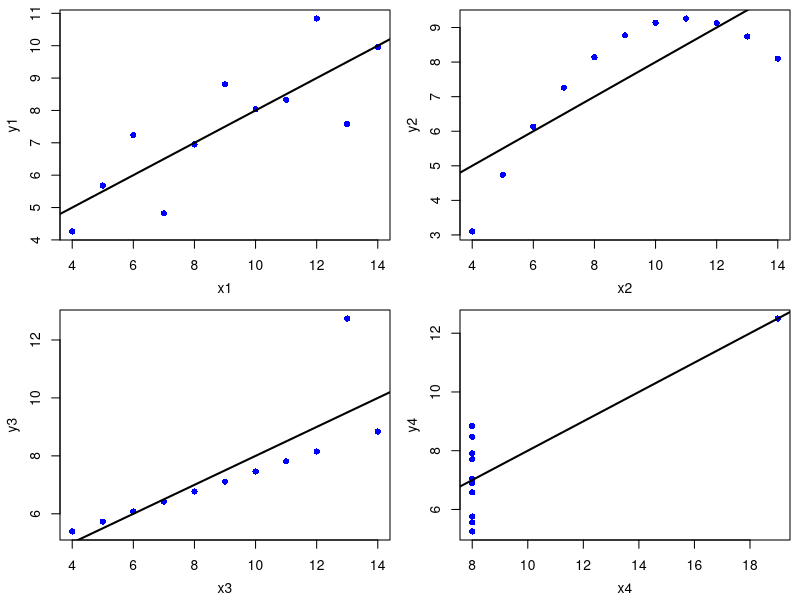
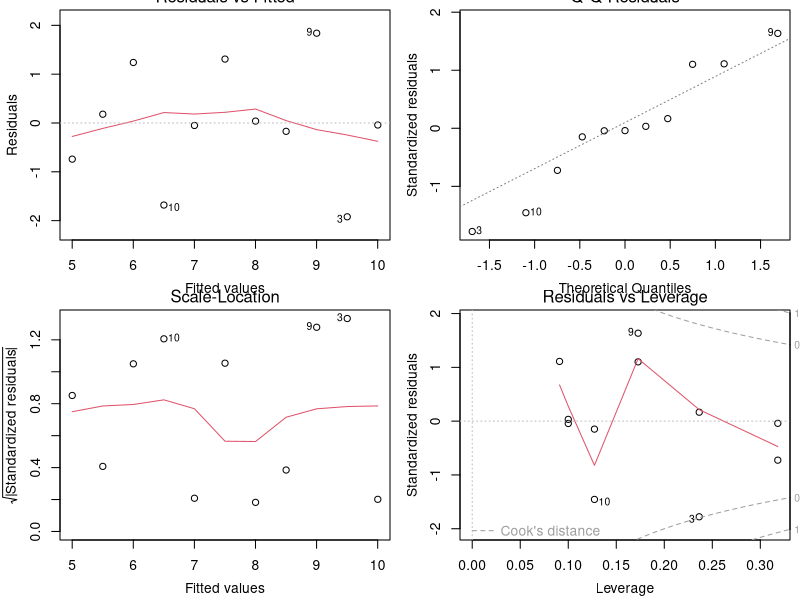
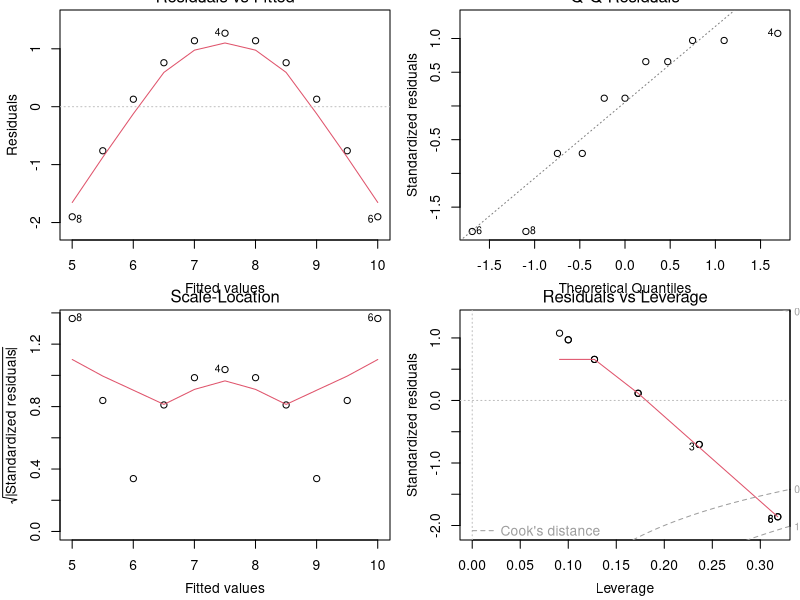
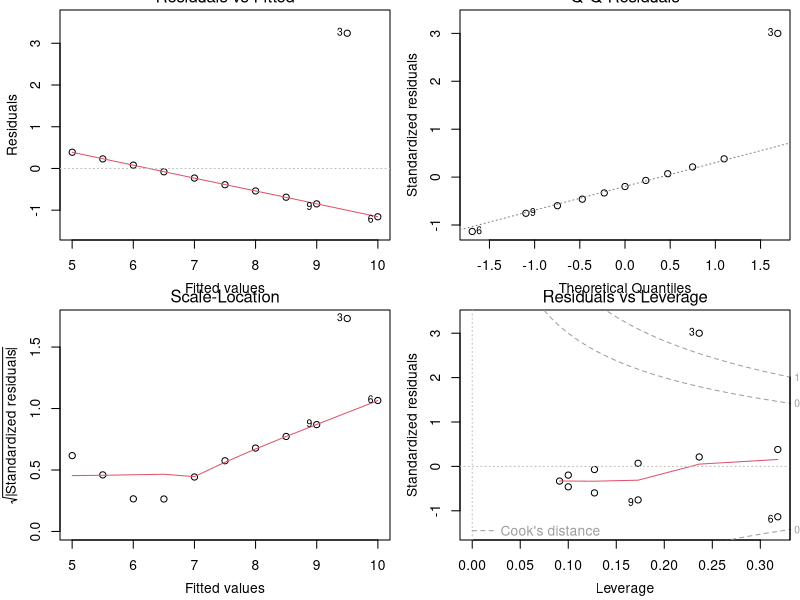
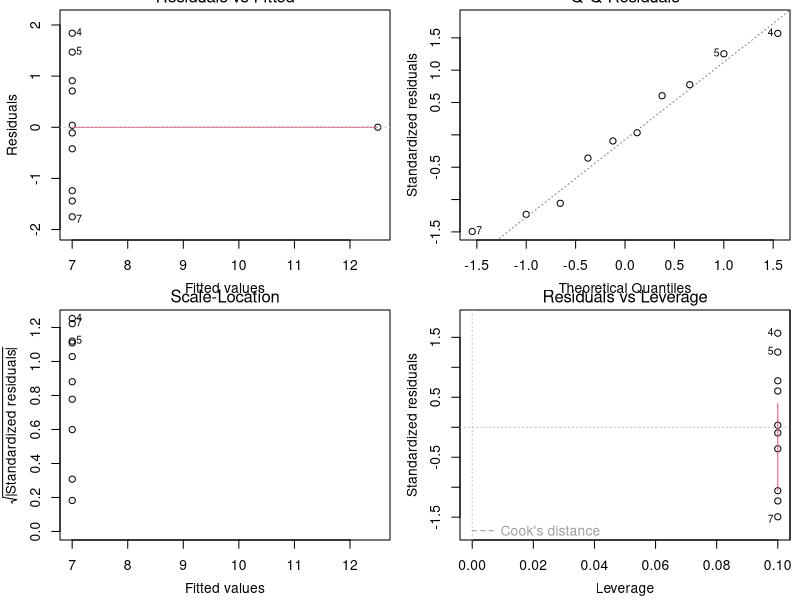
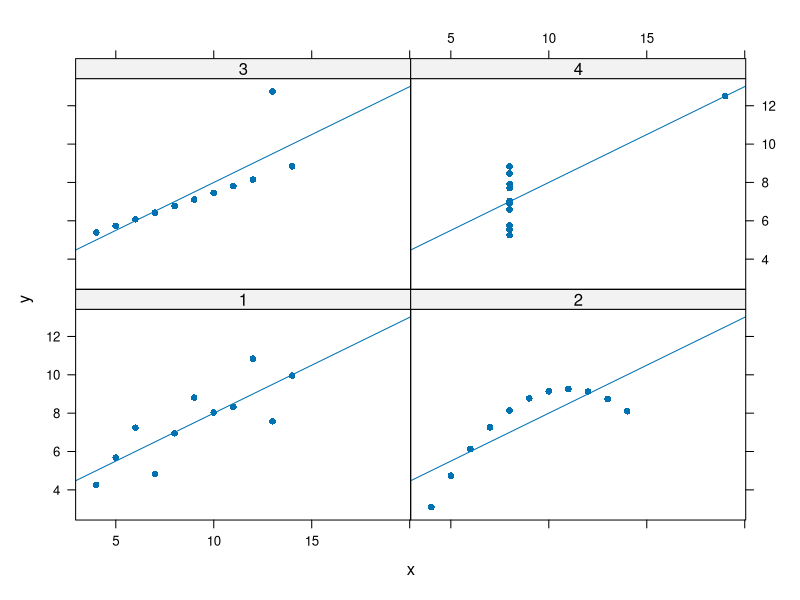
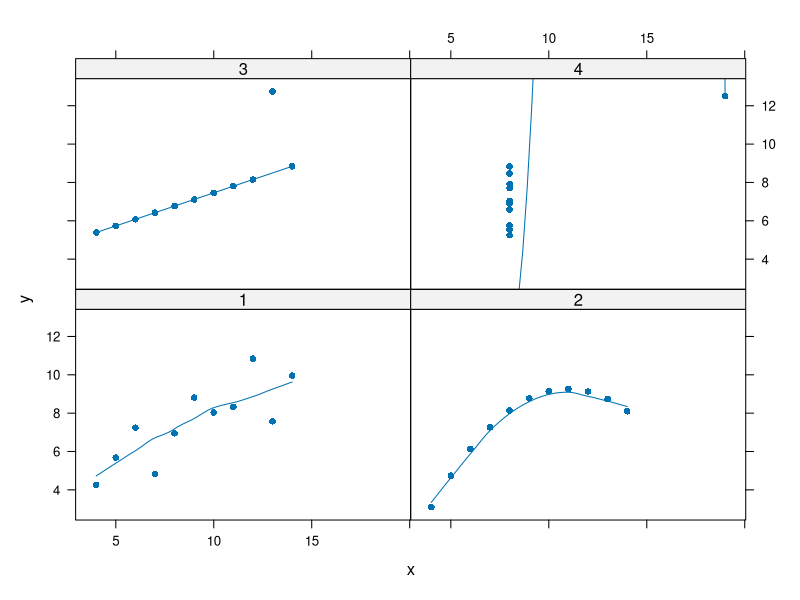
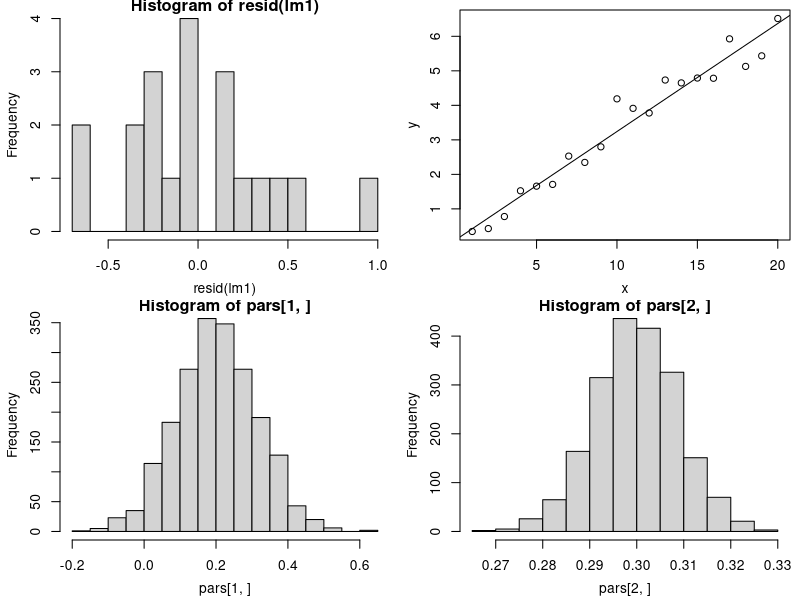

Recreate these plots in R, in order.
## ---- chunk 1

data(anscombe)

lm1 <- lm(y1 ~ x1, anscombe)
lm2 <- lm(y2 ~ x2, anscombe)
lm3 <- lm(y3 ~ x3, anscombe)
lm4 <- lm(y4 ~ x4, anscombe)

# Compare estimates
rbind(coef(lm1), coef(lm2), coef(lm3), coef(lm4))

# Plot data
par(mfrow=c(2,2), mai = c(.6, .6, .1, .1), mgp = c(2.4, 1, 0))
plot(y1 ~ x1, anscombe, pch = 16, col = "blue")
abline(lm1, lwd = 2)
plot(y2 ~ x2, anscombe, pch = 16, col = "blue")
abline(lm2, lwd = 2)
plot(y3 ~ x3, anscombe, pch = 16, col = "blue")
abline(lm3, lwd = 2)
plot(y4 ~ x4, anscombe, pch = 16, col = "blue")
abline(lm4, lwd = 2)

# Look at assumption violations
par(mfrow = c(2,2))
plot(lm1)
plot(lm2)
plot(lm3)
plot(lm4)

# Reshape data frame to long format
dat <- reshape(anscombe,
               direction = "long",
               varying   = list(paste0("x", 1:4), paste0("y", 1:4)),
               timevar   = "reg",
               v.names   = c("x", "y"))[, -4]   # drop id

lattice::xyplot(y ~ x | as.factor(reg), dat, pch=16, type=c("p", "r"))
lattice::xyplot(y ~ x | as.factor(reg), dat, pch=16, type=c("p", "smooth"))
## ---- chunk 2
x <- 1:20
n <- length(x)
a <- 0.2
b <- 0.3
sigma <- 0.5
y <- 0.2 + 0.3*x + rnorm(n, sd = sigma)

dat <- data.frame(x, y)

lm1 <- lm(y ~ x, dat)
summary(lm1)

mean(resid(lm1))
sd(resid(lm1))
hist(resid(lm1), breaks = 15)

# plot data
plot(y ~ x, dat)
abline(lm1)
## ---- chunk 3
n <- 100 # 40
x0 <- 1:20
x <- sample(x0, n, replace = TRUE)
a <- 0.2
b <- 0.3
sigma <- 0.5
y <- 0.2 + 0.3*x + rnorm(n, sd = sigma)

dat <- data.frame(x, y)

pars <- replicate(2000, {
  ysim <- 0.2 + 0.3 * x + rnorm(n, sd = sigma)
  lm1 <- lm(ysim ~ x, data = dat)
  c(coef(lm1), sigma(lm1))
})

rowMeans(pars)
# standard errors
apply(pars, 1, sd)

hist(pars[1, ])
hist(pars[2, ])
hist(pars[3, ])

plot(y ~ jitter(x), dat)
## ---- chunk 4
x   <- rnorm(100, mean = 1)
y   <- rnorm(100, mean = 2)
dat <- data.frame(id    = 1:200,
                  group = rep(c("x","y"), each = 100),
                  score = c(x, y))

rm(x,y)

t1   <- t.test(score ~ group, data = dat, var.equal = TRUE)
lm1  <- lm(score ~ group, data = dat)
aov1 <- aov(score ~ group, data = dat)
(stat <- list(
    coef = matrix(c(t1$estimate, lm1$coef, aov1$coef),
                  nrow = 2,
                  ncol = 3,
                  dimnames = list(NULL, c("ttest", "lm", "aov"))),
    statistics = matrix(c(t = t1$statistic^2,
                          Flm = summary(lm1)$fstatistic[1],
                          Faov = unlist(summary(aov1))[7]),
                        nrow = 1,
                        ncol = 3,
                        dimnames = list(NULL, c("t","Flm","Faov"))))
)
## ---- chunk 5
data(cars)

lm1 <- lm(dist ~ speed, data = cars)
summary(lm1)

hist(resid(lm1))

par(mfrow = c(2,2))
plot(lm1)

lm2 <- lm(dist ~ speed + I(speed^2), data = cars)
anova(lm1, lm2)
